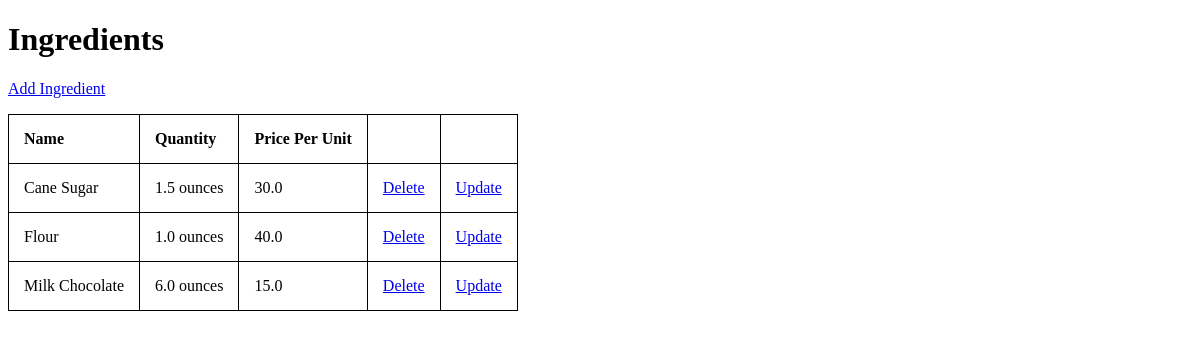
Before: /ingredients/list/ (signed in) with the older database file.
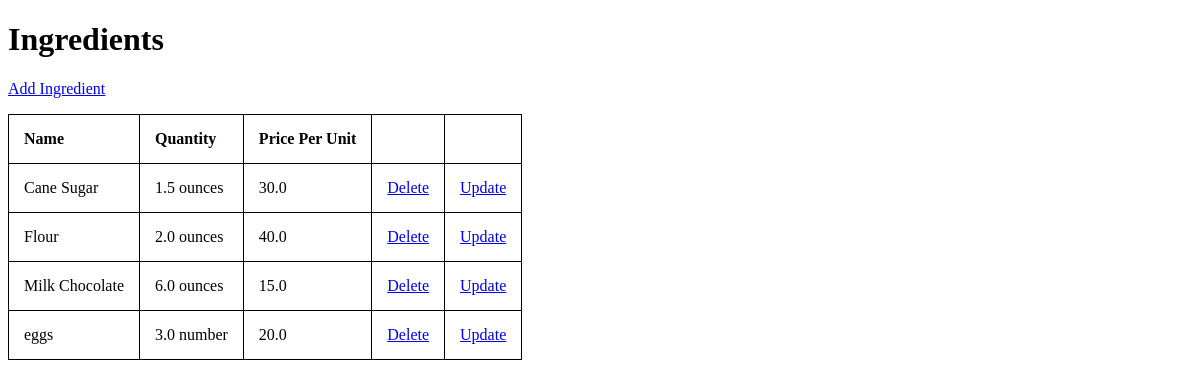
After: the same page with the newer database file.
### inventory/models.py (models this page shows, shortened)
class Ingredient(models.Model):
    name = models.CharField(max_length=255)
    quantity = models.FloatField()
    unit = models.CharField(max_length=50)
    price_per_unit = models.FloatField()

### inventory/views.py (the view)
# urls.py: path("ingredients/list/", views.IngredientListView.as_view(), name="ingredient-list"),
class IngredientListView(LoginRequiredMixin,ListView):
    model = Ingredient
    template_name = "inventory/ingredients_list.html"

### inventory/templates/inventory/ingredients_list.html
{% extends 'inventory/base.html' %}
{% load static %}
{% block head %}
<link rel="stylesheet" href="{% static 'inventory/styles.css' %}" />
{% endblock %} {% block content %}
<h1>Ingredients</h1>
<p><a href="{% url 'ingredient-add' %}">Add Ingredient</a></p>
<table>
  <thead>
    <tr>
      <th>Name</th>
      <th>Quantity</th>
      <th>Price Per Unit</th>
      <th></th>
      <th></th>
    </tr>
  </thead>
  <tbody>
    {% for ingredient in object_list %}
    <tr>
      <td>{{ ingredient.name }}</td>
      <td>{{ ingredient.quantity}} {{ ingredient.unit|lower }}</td>
      <td>{{ ingredient.price_per_unit }}</td>
      <td><a href="{% url 'ingredient-delete' ingredient.id %}">Delete</a></td>
      <td><a href="{% url 'ingredient-update' ingredient.id %}">Update</a></td>
    </tr>
    {% empty %}
    <li>No ingredients yet.</li>
    {% endfor %}
  </tbody>
</table>
{% endblock %}

Changed rows visible on the page:
changed Ingredient "Flour": quantity "1.0" → "2.0"
added Ingredient: name "eggs", quantity "3.0", unit "number", price_per_unit "20.0"
